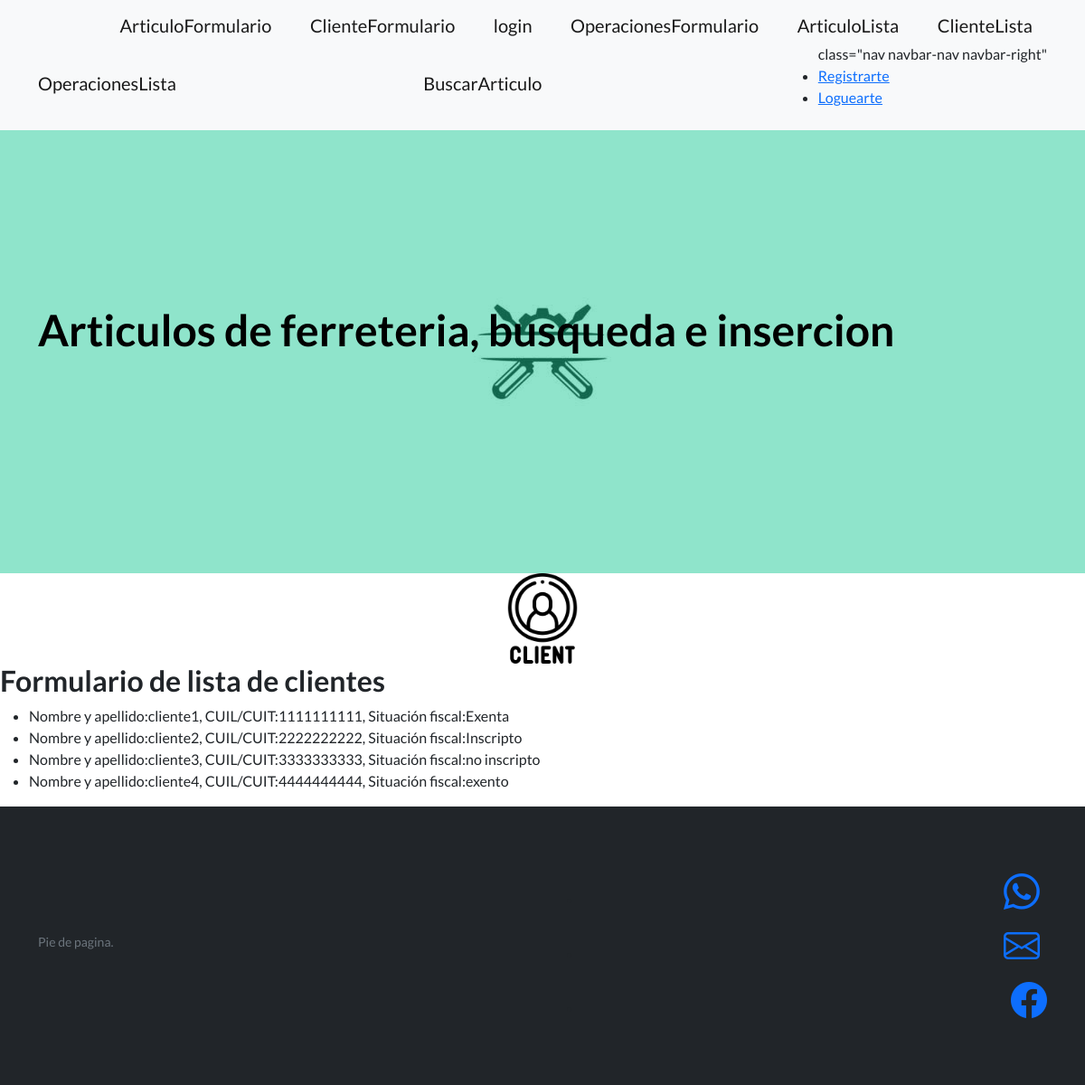
Before: /AppCoder/ClienteLista/ with the older database file.
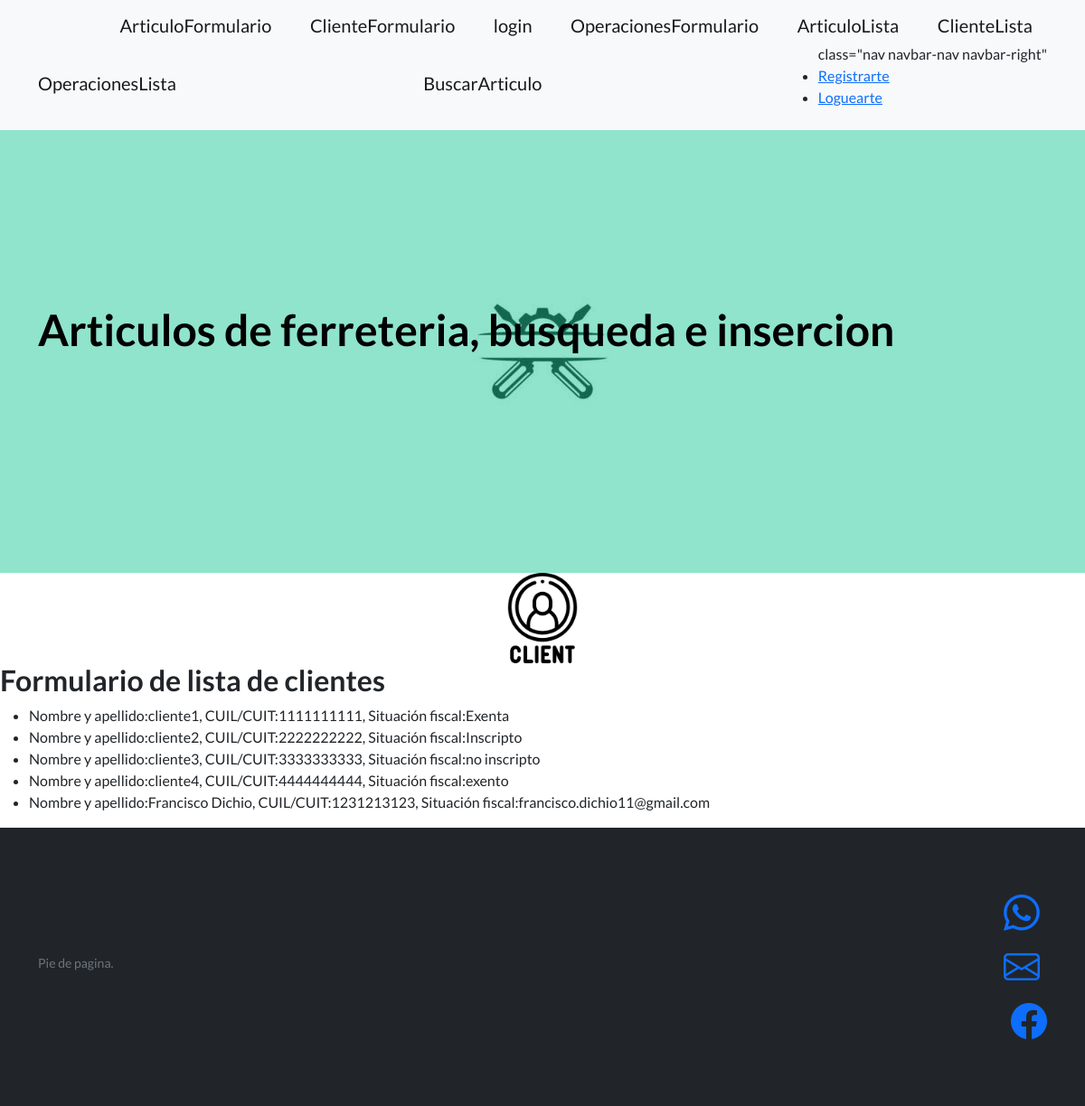
After: the same page with the newer database file.
### AppCoder/models.py (models this page shows)
class Cliente(models.Model, LoginRequiredMixin):
    nom_ape = models.CharField(max_length=40)
    cuil_t = models.IntegerField()
    sit_fis = models.CharField(max_length=40)

### AppCoder/views.py (the view)
# urls.py: path('ClienteLista/', views.clienteLista, name="ClienteLista"),
def clienteLista(request) -> HttpResponse:
    lista = Cliente.objects.all()
    return render(request, "clienteLista.html", {"clienteLista": lista})

### AppCoder/templates/clienteLista.html
{% extends 'padre.html'%}
{% load static %}
{% block contenidoQueCambia %}
<center><img src="/static/assets/img/client.png"
    width="100"
    height="100" /></center>
<h2>Formulario de lista de clientes </h2>
<ul>
{% for cliente in clienteLista %}
<li>Nombre y apellido:{{cliente.nom_ape}}, CUIL/CUIT:{{cliente.cuil_t}}, Situación fiscal:{{cliente.sit_fis}}</li>
{% endfor %}
</ul>
{% endblock contenidoQueCambia %}

### AppCoder/templates/padre.html (shortened to what this page needs)
<!DOCTYPE html>
<html lang="en">
    <head>
        {% load static %}
        <link href="https://cdn.jsdelivr.net/npm/bootstrap-icons@1.5.0/font/bootstrap-icons.css" rel="stylesheet" type="text/css" />
        <link href="{% static 'css/styles.css' %}" rel="stylesheet" />
        <link href="{% static 'css/mis_estilos.css' %}" rel="stylesheet" />
    </head>
    <body>
        {% include 'navbar.html' %}
        <header class="masthead">
            <div class="container position-relative">
                <div class="row justify-content-center">
                    <div class="col-xl-20">
                        <div class="text-left text-black">
                            <h1 class="mb-5">Articulos de ferreteria, busqueda e insercion</h1>
                        </div>
                    </div>
                </div>
            </div>
        </header>
        {% block contenidoQueCambia %}
        {% endblock contenidoQueCambia %}
        <footer class="footer bg-dark">
            <div class="container">
                <div class="row">
                    <div class="col-lg-6 h-100 text-center text-lg-start my-auto">
                        <ul class="list-inline mb-2">
                        <p class="text-muted small mb-4 mb-lg-0"> Pie de pagina.</p>
                    </div>
                    <div class="col-lg-6 h-100 text-center text-lg-end my-auto">
                        <ul class="list-incolumn mb-0">
                            <li class="list-incolumn-item me-2">
                                <a href="#!"><i class="bi bi-whatsapp fs-1"></i></a>
                            </li>
                            <li class="list-incolumn-item me-2">
                                <a href="#!"><i class="bi bi-envelope fs-1"></i></a>
                            </li>
                            <li class="list-incolumn-item">
                                <a href="#!"><i class="bi bi-facebook fs-1"></i></a>
                            </li>
                        </ul>
                    </div>
                </div>
            </div>
        </footer>
    </body>
</html>

### AppCoder/templates/navbar.html (shortened to what this page needs)
<nav class="navbar navbar-light bg-light static-top">
    <div class="container">
        <div class="mi-button">
        </div>
        <a class="navbar-brand" href="{% url 'ArticuloFormulario' %}">ArticuloFormulario</a>
        <a class="navbar-brand" href="{% url 'ClienteFormulario' %}">ClienteFormulario</a>
        <a class="navbar-brand" href="{% url 'login' %}">login</a>
        <a class="navbar-brand" href="{% url 'OperacionesFormulario' %}">OperacionesFormulario</a>
        <a class="navbar-brand" href="{% url 'ArticuloLista' %}">ArticuloLista</a>
        <a class="navbar-brand" href="{% url 'ClienteLista' %}">ClienteLista</a>
        <a class="navbar-brand" href="{% url 'OperacionesLista' %}">OperacionesLista</a>
        <a class="navbar-brand" href="{% url 'BuscarArticulo' %}">BuscarArticulo</a>
        <ul> class="nav navbar-nav navbar-right"
            <li><a href="">Registrarte</a></li>
            <li><a href="">Loguearte</a></li>
        </ul>
    </div>
</nav>

### AppCoder/static/css/mis_estilos.css (style rules this page uses)
.mi-button { padding-right: 170px; margin-left: -170px; }

Changed rows visible on the page:
added Cliente: nom_ape "Francisco Dichio", cuil_t "1231213123", sit_fis "francisco.dichio11@gmail.com"
